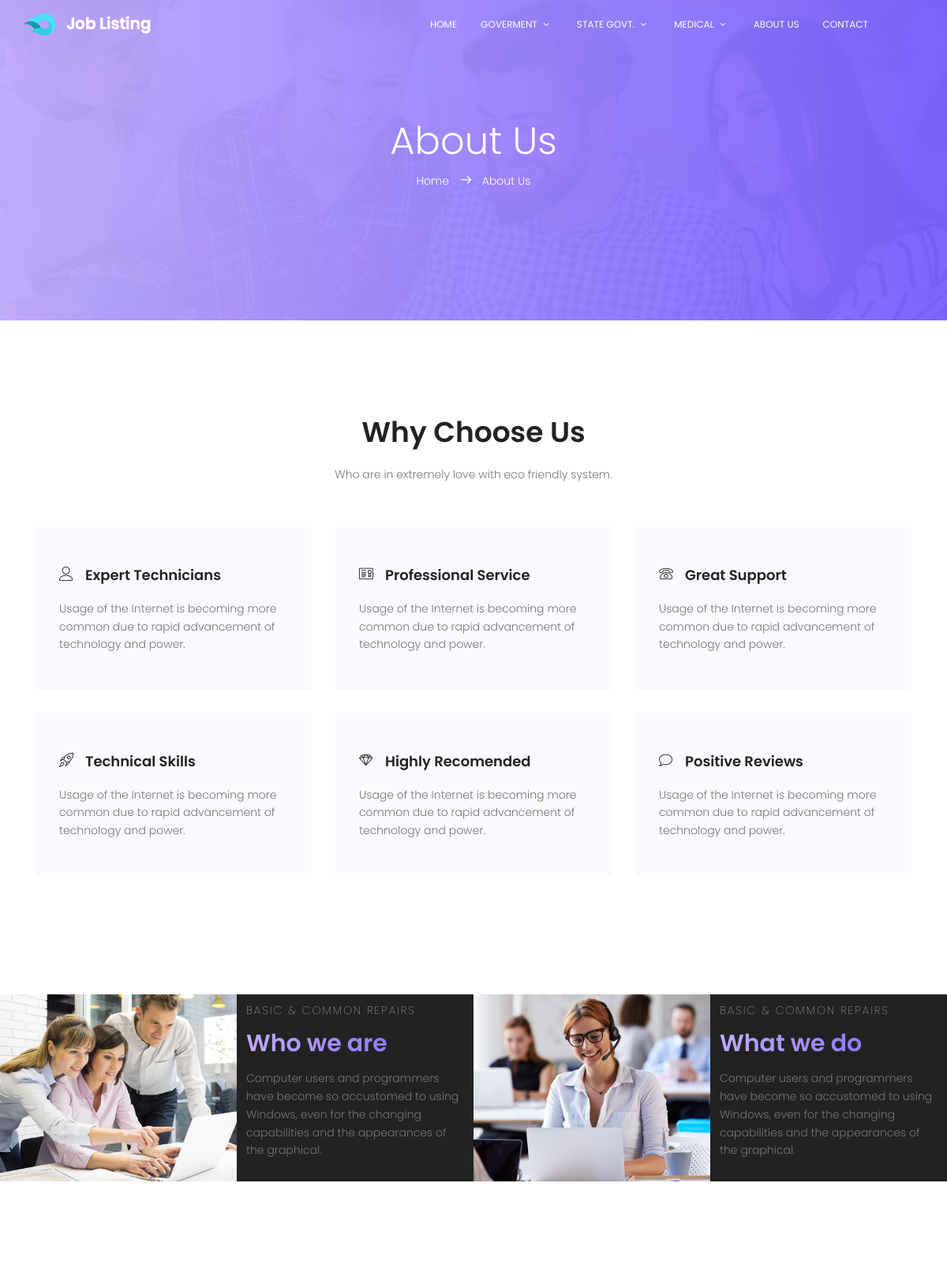
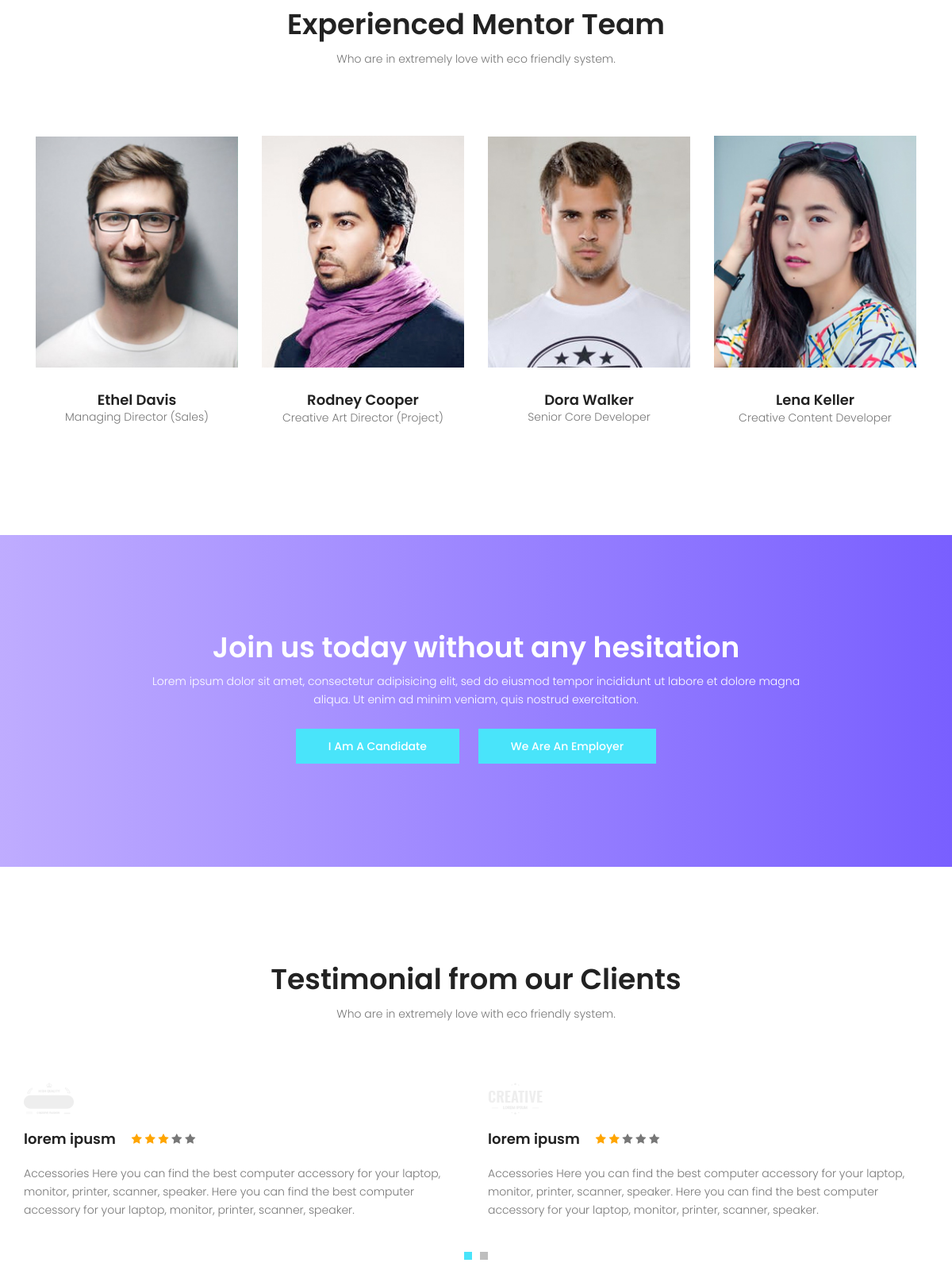
Page /about-us on the committed database (2 pictures, top to bottom).
### job_management/models.py (models this page shows, shortened)
class main_category(Model):
    main_category_name=models.CharField(max_length=200)

### job/views.py (the view)
# urls.py: path('about-us',views.about_us,name="about-us"),
def about_us(request):
    return render(request,'about-us.html')

### job/templatetags/tag.py (called while the page is built)
@register.filter
def menu_data(value):
    x=main_category.objects.all()
    return x

@register.filter
def menu_data1(value,id):
    p=main_category.objects.get(id=id)
    x=sub_category.objects.filter(main_category_name=p.main_category_name)
    print(x)
    return x

@register.filter
def menu_data2(value,id):
    p=sub_category.objects.get(id=id)
    x=sub_sub_category.objects.filter(sub_category_name=p.sub_category_name)
    return x

### job_management/models.py (called while the page is built)
    def __str__(self):
        return self.sub_category_name

### templates/about-us.html (shortened to what this page needs)
{%  extends 'base.html' %}
{% block content %}
			<section class="banner-area relative" id="home">
				<div class="overlay overlay-bg"></div>
				<div class="container">
					<div class="row d-flex align-items-center justify-content-center">
						<div class="about-content col-lg-12">
							<h1 class="text-white">
								About Us
							</h1>
							<p class="text-white link-nav"><a href="index.html">Home </a>  <span class="lnr lnr-arrow-right"></span>  <a href="about-us.html"> About Us</a></p>
						</div>
					</div>
				</div>
			</section>
			<section class="service-area section-gap" id="service">
				<div class="container">
					<div class="row d-flex justify-content-center">
						<div class="col-md-8 pb-40 header-text">
							<h1>Why Choose Us</h1>
							<p>
								Who are in extremely love with eco friendly system.
							</p>
						</div>
					</div>
					<div class="row">
						<div class="col-lg-4 col-md-6">
							<div class="single-service">
								<h4><span class="lnr lnr-user"></span>Expert Technicians</h4>
								<p>
									Usage of the Internet is becoming more common due to rapid advancement of technology and power.
								</p>
							</div>
						</div>
						<div class="col-lg-4 col-md-6">
							<div class="single-service">
								<h4><span class="lnr lnr-license"></span>Professional Service</h4>
								<p>
									Usage of the Internet is becoming more common due to rapid advancement of technology and power.
								</p>
							</div>
						</div>
						<div class="col-lg-4 col-md-6">
							<div class="single-service">
								<h4><span class="lnr lnr-phone"></span>Great Support</h4>
								<p>
									Usage of the Internet is becoming more common due to rapid advancement of technology and power.
								</p>
							</div>
						</div>
						<div class="col-lg-4 col-md-6">
							<div class="single-service">
								<h4><span class="lnr lnr-rocket"></span>Technical Skills</h4>
								<p>
									Usage of the Internet is becoming more common due to rapid advancement of technology and power.
								</p>
							</div>
						</div>
						<div class="col-lg-4 col-md-6">
							<div class="single-service">
								<h4><span class="lnr lnr-diamond"></span>Highly Recomended</h4>
								<p>
									Usage of the Internet is becoming more common due to rapid advancement of technology and power.
								</p>
							</div>
						</div>
						<div class="col-lg-4 col-md-6">
							<div class="single-service">
								<h4><span class="lnr lnr-bubble"></span>Positive Reviews</h4>
								<p>
									Usage of the Internet is becoming more common due to rapid advancement of technology and power.
								</p>
							</div>
						</div>
					</div>
				</div>
			</section>
			<section class="feature-area">
				<div class="container-fluid">
					<div class="row justify-content-center align-items-center">
						<div class="col-lg-3 feat-img no-padding">
							<img class="img-fluid" src="img/pages/f1.jpg" alt="">
						</div>
						<div class="col-lg-3 no-padding feat-txt">
							<h6 class="text-uppercase text-white">Basic & Common Repairs</h6>
							<h1>Who we are</h1>
							<p>
								Computer users and programmers have become so accustomed to using Windows, even for the changing capabilities and the appearances of the graphical.
							</p>
						</div>
						<div class="col-lg-3 feat-img no-padding">
							<img class="img-fluid" src="img/pages/f2.jpg" alt="">
						</div>
						<div class="col-lg-3 no-padding feat-txt">
							<h6 class="text-uppercase text-white">Basic & Common Repairs</h6>
							<h1>What we do</h1>
							<p>
								Computer users and programmers have become so accustomed to using Windows, even for the changing capabilities and the appearances of the graphical.
							</p>
						</div>
					</div>
				</div>
			</section>
			<section class="team-area section-gap" id="team">
				<div class="container">
					<div class="row d-flex justify-content-center">
						<div class="menu-content pb-70 col-lg-8">
							<div class="title text-center">
								<h1 class="mb-10">Experienced Mentor Team</h1>
								<p>Who are in extremely love with eco friendly system.</p>
							</div>
						</div>
					</div>
					<div class="row justify-content-center d-flex align-items-center">
						<div class="col-md-3 single-team">
						    <div class="thumb">
						        <img class="img-fluid" src="img/pages/t1.jpg" alt="">
						    </div>
						    <div class="meta-text mt-30 text-center">
							    <h4>Ethel Davis</h4>
							    <p>Managing Director (Sales)</p>
						    </div>
						</div>
						<div class="col-md-3 single-team">
						    <div class="thumb">
						        <img class="img-fluid" src="img/pages/t2.jpg" alt="">
						    </div>
						    <div class="meta-text mt-30 text-center">
							    <h4>Rodney Cooper</h4>
							    <p>Creative Art Director (Project)</p>
						    </div>
						</div>
						<div class="col-md-3 single-team">
						    <div class="thumb">
						        <img class="img-fluid" src="img/pages/t3.jpg" alt="">
						    </div>
						    <div class="meta-text mt-30 text-center">
							    <h4>Dora Walker</h4>
							    <p>Senior Core Developer</p>
						    </div>
						</div>
						<div class="col-md-3 single-team">
						    <div class="thumb">
						        <img class="img-fluid" src="img/pages/t4.jpg" alt="">
						    </div>
						    <div class="meta-text mt-30 text-center">
							    <h4>Lena Keller</h4>
							    <p>Creative Content Developer</p>
						    </div>
						</div>
					</div>
				</div>
			</section>
			<section class="callto-action-area section-gap">
				<div class="container">
					<div class="row d-flex justify-content-center">
						<div class="menu-content col-lg-9">
							<div class="title text-center">
								<h1 class="mb-10 text-white">Join us today without any hesitation</h1>
								<p class="text-white">Lorem ipsum dolor sit amet, consectetur adipisicing elit, sed do eiusmod tempor incididunt ut labore  et dolore magna aliqua. Ut enim ad minim veniam, quis nostrud exercitation.</p>
								<a class="primary-btn" href="#">I am a Candidate</a>
								<a class="primary-btn" href="#">We are an Employer</a>
							</div>
						</div>
					</div>
				</div>
			</section>
			<section class="testimonial-area section-gap" id="review">
				<div class="container">
					<div class="row d-flex justify-content-center">
						<div class="menu-content pb-60 col-lg-8">
							<div class="title text-center">
								<h1 class="mb-10">Testimonial from our Clients</h1>
								<p>Who are in extremely love with eco friendly system.</p>
							</div>
						</div>
					</div>
					<div class="row">
						<div class="active-review-carusel">
							<div class="single-review">
								<img src="img/r1.png" alt="">
								<div class="title d-flex flex-row">
									<h4>lorem ipusm</h4>
									<div class="star">
										<span class="fa fa-star checked"></span>
										<span class="fa fa-star checked"></span>
										<span class="fa fa-star checked"></span>
										<span class="fa fa-star"></span>
										<span class="fa fa-star"></span>
									</div>
								</div>
								<p>
									Accessories Here you can find the best computer accessory for your laptop, monitor, printer, scanner, speaker. Here you can find the best computer accessory for your laptop, monitor, printer, scanner, speaker.
								</p>
							</div>
							<div class="single-review">
								<img src="img/r2.png" alt="">
								<div class="title d-flex flex-row">
									<h4>lorem ipusm</h4>
									<div class="star">
										<span class="fa fa-star checked"></span>
										<span class="fa fa-star checked"></span>
										<span class="fa fa-star"></span>
										<span class="fa fa-star"></span>
										<span class="fa fa-star"></span>
									</div>
								</div>
								<p>
									Accessories Here you can find the best computer accessory for your laptop, monitor, printer, scanner, speaker. Here you can find the best computer accessory for your laptop, monitor, printer, scanner, speaker.
								</p>
							</div>
						</div>
					</div>
				</div>
			</section>
{% endblock %}

### templates/header.html (shortened to what this page needs)
{% load tag %}
{% load static %}
			  <header id="header" id="home">
			    <div class="container">
			    	<div class="row align-items-center justify-content-between d-flex">
				      <div id="logo">
				        <a href="/"><img src="{%  static 'img/logo.png' %}" alt="" title="" /></a>
				      </div>
				      <nav id="nav-menu-container">
				        <ul class="nav-menu">
				          <li class="menu-active"><a href="/">Home</a></li>
                        {%  for m in x|menu_data %}
				          <li class="menu-has-children"><a href="#">{{ m.main_category_name}}</a>
				          </li>
                        {%  endfor  %}
                            <li><a href="{% url 'about-us' %}">About Us</a></li>
				          <li><a href="{% url 'contact-us' %}">Contact</a></li>
				        </ul>
				      </nav>
			    	</div>
			    </div>
			  </header>

### rows in the picture
main_category: main_category_name "GOVERMENT"
main_category: main_category_name "STATE GOVT."
main_category: main_category_name "MEDICAL"
